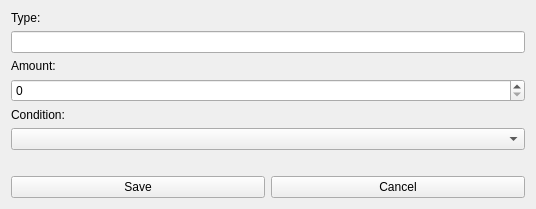
<?xml version="1.0" encoding="UTF-8"?>
<ui version="4.0">
 <class>EquipmentForm</class>
 <widget class="QWidget" name="EquipmentForm">
  <property name="geometry">
   <rect>
    <x>0</x>
    <y>0</y>
    <width>536</width>
    <height>209</height>
   </rect>
  </property>
  <property name="windowTitle">
   <string>SkiRent - equipment</string>
  </property>
  <layout class="QGridLayout" name="gridLayout">
   <item row="0" column="0">
    <layout class="QVBoxLayout" name="verticalLayout">
     <item>
      <widget class="QLabel" name="label">
       <property name="text">
        <string>Type:</string>
       </property>
      </widget>
     </item>
     <item>
      <widget class="QLineEdit" name="typeEdit"/>
     </item>
     <item>
      <widget class="QLabel" name="label_2">
       <property name="text">
        <string>Amount:</string>
       </property>
      </widget>
     </item>
     <item>
      <widget class="QSpinBox" name="amountSpin"/>
     </item>
     <item>
      <widget class="QLabel" name="label_3">
       <property name="text">
        <string>Condition:</string>
       </property>
      </widget>
     </item>
     <item>
      <widget class="QComboBox" name="conditionCombo"/>
     </item>
     <item>
      <spacer name="verticalSpacer">
       <property name="orientation">
        <enum>Qt::Vertical</enum>
       </property>
       <property name="sizeHint" stdset="0">
        <size>
         <width>20</width>
         <height>40</height>
        </size>
       </property>
      </spacer>
     </item>
    </layout>
   </item>
   <item row="1" column="0">
    <layout class="QHBoxLayout" name="horizontalLayout">
     <item>
      <widget class="QPushButton" name="saveButton">
       <property name="text">
        <string>Save</string>
       </property>
      </widget>
     </item>
     <item>
      <widget class="QPushButton" name="cancelButton">
       <property name="text">
        <string>Cancel</string>
       </property>
      </widget>
     </item>
    </layout>
   </item>
  </layout>
 </widget>
 <resources/>
 <connections/>
</ui>
